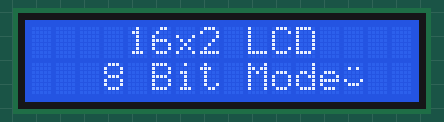
The sketch below on a simulated Arduino Leonardo, built with avr-gcc and run on an emulated ATmega32U4. Parts: 16×2 character LCD. Wiring (inferred from the names in the program): character LCD (HD44780): RS pin 13; R/W pin 12; E pin 11; data pin 10, pin 9, pin 8, pin 7, pin 6, pin 5, pin 4, pin 3.

Above: at 0.4 s.

The sketch:

UNO_LCD_8_Bit_Mode_1.0.ino
```cpp
// Pin definitions for 8-bit mode
#define RS 13 // Register Select pin
#define RW 12  // Read/Write pin
#define EN 11  // Enable pin
#define D0 10  // Data pins D0-D7
#define D1 9
#define D2 8
#define D3 7
#define D4 6
#define D5 5
#define D6 4
#define D7 3

// Custom character (8x5 pixels)
unsigned char specialChar[8] = {
  0x00, 0x0A, 0x00, 0x00, 0x11, 0x0E, 0x00, 0x00
};

void setup() {
Serial.begin (115200); // Leonardo: wait for serial port to connect


  // Set all pins as OUTPUT
  pinMode(RS, OUTPUT);
  pinMode(EN, OUTPUT);
  pinMode(RW, OUTPUT);
  pinMode(D0, OUTPUT);
  pinMode(D1, OUTPUT);
  pinMode(D2, OUTPUT);
  pinMode(D3, OUTPUT);
  pinMode(D4, OUTPUT);
  pinMode(D5, OUTPUT);
  pinMode(D6, OUTPUT);
  pinMode(D7, OUTPUT);

  // Initialize LCD
  lcdInit();

  // Load custom character into CGRAM
  lcdCommand(0x40);  // Set CGRAM Address
  for (int i = 0; i < 8; i++) {
    lcdData(specialChar[i]);
  }

  lcdCommand(0x80);  // Move cursor to home position
}

void loop() {
  // Write text on the LCD
  lcdCommand(0x80);  // First line, first column
  lcdPrint("    16x2 LCD");

  lcdCommand(0xC0);  // Second line, first column
  lcdPrint("   8 Bit Mode");

  // Print the custom character
  lcdData(0x00);  // Display custom character stored in position 0

  delay(1000);  // Delay for visibility
}

// Function to send a command to the LCD
void lcdCommand(unsigned char command) {
  digitalWrite(RS, LOW);  // RS = 0 (command mode)
  digitalWrite(RW, LOW);  // RW = 0 (write mode)
  lcdWrite8Bits(command);
  delay(5);  // Command execution time
}

// Function to send data to the LCD
void lcdData(unsigned char data) {
  digitalWrite(RS, HIGH);  // RS = 1 (data mode)
  digitalWrite(RW, LOW);   // RW = 0 (write mode)
  lcdWrite8Bits(data);
  delay(5);  // Data write time
}

// Function to write 8 bits to the LCD
void lcdWrite8Bits(unsigned char value) {
  digitalWrite(D0, (value >> 0) & 1);
  digitalWrite(D1, (value >> 1) & 1);
  digitalWrite(D2, (value >> 2) & 1);
  digitalWrite(D3, (value >> 3) & 1);
  digitalWrite(D4, (value >> 4) & 1);
  digitalWrite(D5, (value >> 5) & 1);
  digitalWrite(D6, (value >> 6) & 1);
  digitalWrite(D7, (value >> 7) & 1);

  // Latch data with Enable pulse
  digitalWrite(EN, HIGH);
  delayMicroseconds(1);
  digitalWrite(EN, LOW);
  delayMicroseconds(200);
}

// Function to print a string on the LCD
void lcdPrint(const char *str) {
  while (*str) {
    lcdData(*str++);  // Send each character
  }
}

// Function to initialize the LCD in 8-bit mode
void lcdInit() {
  delay(100);  // Wait for LCD power-up

  // Function Set: 8-bit mode, 2 lines, 5x8 font
  lcdCommand(0x38);
  delay(5);

  // Display ON, Cursor OFF, Blink OFF
  lcdCommand(0x0C);
  delay(5);

  // Clear Display
  lcdCommand(0x01);
  delay(5);

  // Entry Mode Set: Increment cursor, no display shift
  lcdCommand(0x06);
  delay(5);
}
```
